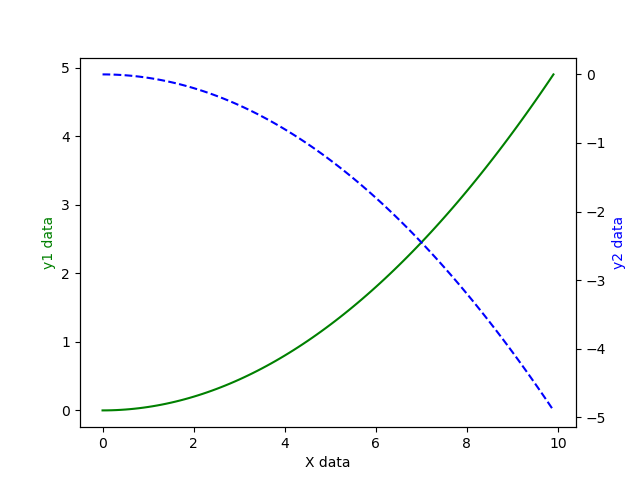

Write Python code to recreate this figure.
import matplotlib.pyplot as plt
import numpy as np

x =np.arange(0,10,0.1)
y1 = 0.05*x**2
y2 = -1*y1

fig,ax1 = plt.subplots()
ax2 = ax1.twinx()
ax1.plot(x,y1,'g-')
ax2.plot(x,y2,'b--')
ax1.set_xlabel('X data')
ax1.set_ylabel('y1 data',color ='g')
ax2.set_ylabel('y2 data',color = 'b')
plt.show()
